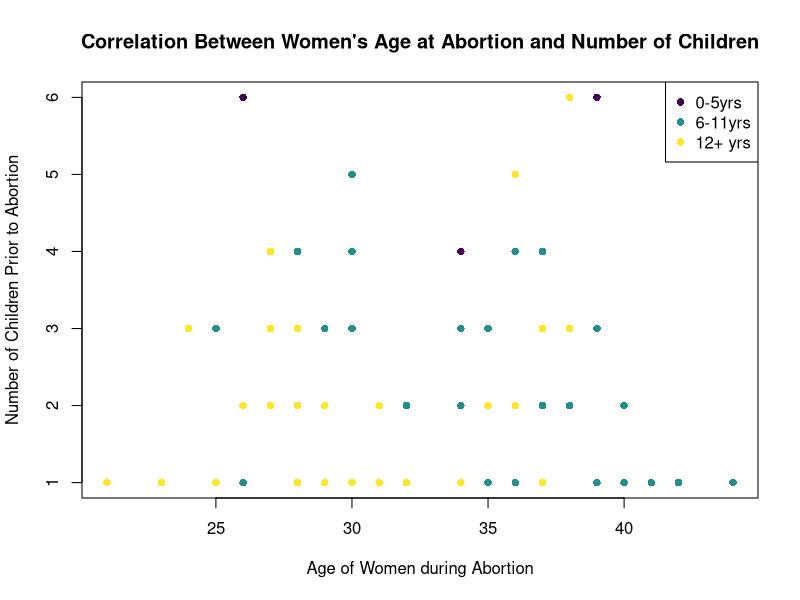

Recreate this plot in R.
#### SET UP ####
#setwd("C:\\Users\\William Mariscal\\intersession_data_2024\\code")

#library(help = datasets)
#library(datasets)
#data()
#setwd("C:\\Users\\William Mariscal\\)

#install.packages("viridis")


getwd()
library(datasets)
library(viridis)
library(viridisLite)

#### DATA ####
data("infert")
class(infert)
dim(infert)
head(infert)
table(infert$induced)
table(infert$parity)
table(infert$age)
#### PLOTTING ####
#par(mfrow = c(2,3))

png("AP_legend.png",width = 520,height = 520 )
# Generating unique colors based on the number of unique education levels in 'infert' data
unique_education <- unique(infert$education)
col.age.unique <- viridis::viridis(length(unique_education))
names(col.age.unique) <- unique_education

#Plotting
plot(infert$age,infert$parity,pch = 16,cex = 1, 
     col = col.age.unique[as.numeric(factor(infert$education))] ,
     xlab = "Age of Women during Abortion", ylab = "Number of Children Prior to Abortion", 
     main = "Correlation Between Women's Age at Abortion and Number of Children",)

#Legend
legend("topright", 
       legend = names(col.age.unique), 
       col = col.age.unique,pch = 16)

dev.off()